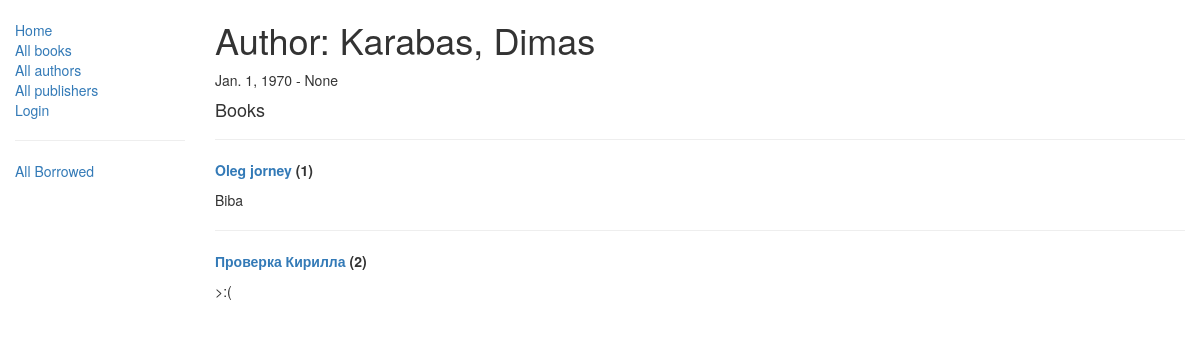
The app's page /catalog/author/1 with its own data.
### catalog/models.py (models this page shows, shortened)
class Author(models.Model):
    first_name = models.CharField(max_length=100)
    last_name = models.CharField(max_length=100)
    date_of_birth = models.DateField(null=True, blank=True)
    date_of_death = models.DateField('Died', null=True, blank=True)

class Book(models.Model):
    title = models.CharField(max_length=200)
    author = models.ForeignKey('Author', on_delete=models.SET_NULL, null=True)
    publisher = models.ForeignKey('Publisher', on_delete=models.SET_NULL, null=True)
    summary = models.TextField(max_length=1000, help_text="Enter a brief description of the book")
    isbn = models.CharField('ISBN',max_length=13, help_text='13 Character <a href="https://www.isbn-international.org/content/what-isbn">ISBN number</a>')
    genre = models.ManyToManyField(Genre, help_text="Select a genre for this book")
    language = models.ForeignKey('Language', on_delete=models.SET_NULL, null=True)
    cover = models.ImageField(upload_to ='images/', help_text="Select a cover for this book", null=True)
    def get_absolute_url(self):
        return reverse('book-detail', args=[str(self.id)])
    def display_genre(self):
        """
        Creates a string for the Genre. This is required to display genre in Admin.
        """
        return ', '.join([genre.name for genre in self.genre.all()[:3]])
    display_genre.short_description = 'Genre'

### catalog/views.py (the view)
# urls.py: re_path(r'^author/(?P<pk>\d+)$', views.AuthorDetailView.as_view(), name='author-detail'),
class AuthorDetailView(generic.DetailView):
    model = Author

### catalog/templates/catalog/author_detail.html
{% extends "base_generic.html" %}
{% block content %}
  <h1>Author: {{ author.last_name }}, {{ author.first_name }}</h1>
  <p>{{ author.date_of_birth }} - {{ author.date_of_death }}</p>
  <h4>Books</h4>
  {% for book in author.book_set.all %}
  <hr />
  <div style="display: flex; gap: 4px">
      <a href="{{ book.get_absolute_url }}"><strong>{{ book.title }}</strong></a><p><strong>({{book.id}})</strong></p>
  </div>
  <p style="width: 50%">{{book.summary}}</p>
  {% endfor %}
{% endblock %}

### records on screen
Author: last_name "Karabas", first_name "Dimas", date_of_birth "Jan. 1, 1970", date_of_death "None"
Book: title "Oleg jorney", id "1", summary "Biba"
Book: title "Проверка Кирилла", id "2", summary ">:("
